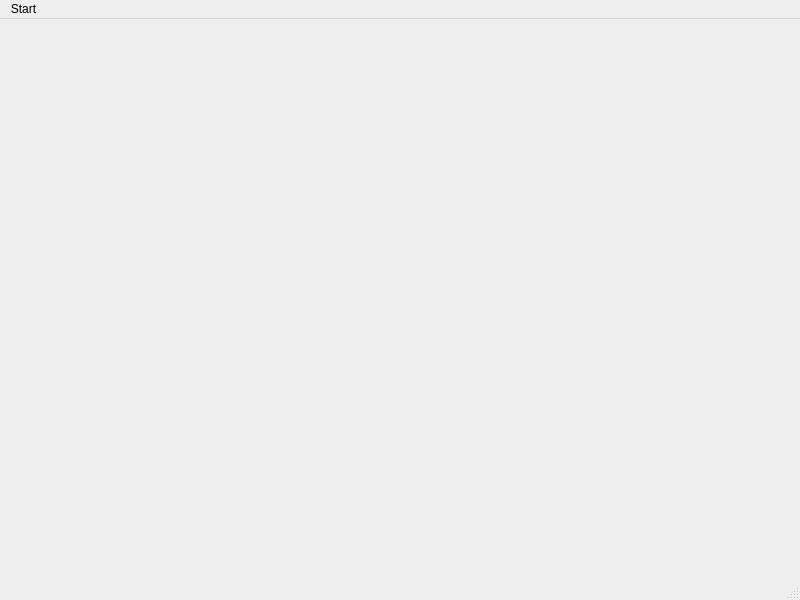
<?xml version="1.0" encoding="UTF-8"?>
<ui version="4.0">
 <class>MainScene</class>
 <widget class="QMainWindow" name="MainScene">
  <property name="geometry">
   <rect>
    <x>0</x>
    <y>0</y>
    <width>800</width>
    <height>600</height>
   </rect>
  </property>
  <property name="windowTitle">
   <string>MainScene</string>
  </property>
  <widget class="QWidget" name="centralwidget"/>
  <widget class="QMenuBar" name="menubar">
   <property name="geometry">
    <rect>
     <x>0</x>
     <y>0</y>
     <width>800</width>
     <height>25</height>
    </rect>
   </property>
   <widget class="QMenu" name="menuStart">
    <property name="title">
     <string>Start</string>
    </property>
    <addaction name="actionExit"/>
    <addaction name="actionStart_BGM"/>
    <addaction name="actionStop_BGM"/>
    <addaction name="separator"/>
   </widget>
   <addaction name="menuStart"/>
  </widget>
  <widget class="QStatusBar" name="statusbar"/>
  <action name="actionExit">
   <property name="text">
    <string>Exit</string>
   </property>
  </action>
  <action name="actionStop_BGM">
   <property name="text">
    <string>Stop BGM</string>
   </property>
  </action>
  <action name="actionStart_BGM">
   <property name="text">
    <string>Start BGM</string>
   </property>
  </action>
 </widget>
 <resources/>
 <connections/>
</ui>
